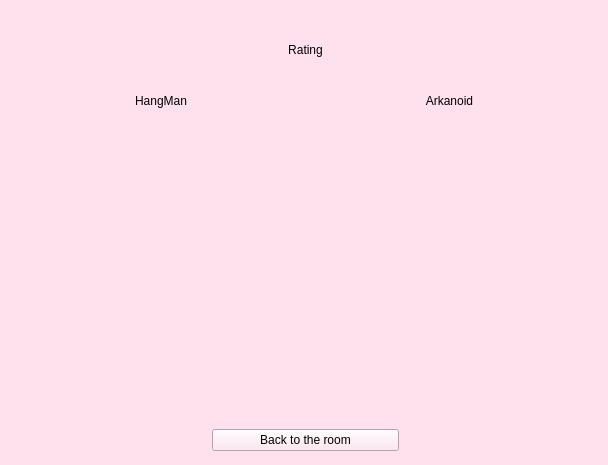
<?xml version="1.0" encoding="UTF-8"?>
<ui version="4.0">
 <class>rating</class>
 <widget class="QWidget" name="rating">
  <property name="geometry">
   <rect>
    <x>0</x>
    <y>0</y>
    <width>608</width>
    <height>465</height>
   </rect>
  </property>
  <property name="windowTitle">
   <string>Form</string>
  </property>
  <property name="styleSheet">
   <string notr="true">background-color: rgb(255, 224, 237);
border-color: rgb(173, 127, 168);
border-top-color: rgb(173, 127, 168);</string>
  </property>
  <widget class="QWidget" name="gridLayoutWidget">
   <property name="geometry">
    <rect>
     <x>20</x>
     <y>20</y>
     <width>571</width>
     <height>431</height>
    </rect>
   </property>
   <layout class="QGridLayout" name="gridLayout">
    <item row="0" column="0" colspan="6">
     <widget class="QLabel" name="rating_label">
      <property name="maximumSize">
       <size>
        <width>16777215</width>
        <height>60</height>
       </size>
      </property>
      <property name="styleSheet">
       <string notr="true">font: 700 20pt &quot;Source Code Pro&quot;;</string>
      </property>
      <property name="text">
       <string>Rating</string>
      </property>
      <property name="alignment">
       <set>Qt::AlignCenter</set>
      </property>
     </widget>
    </item>
    <item row="3" column="2" colspan="2">
     <widget class="QPushButton" name="back_to_room_button">
      <property name="styleSheet">
       <string notr="true">selection-background-color: rgb(173, 127, 168);
font: 700 10pt &quot;Source Code Pro&quot;;</string>
      </property>
      <property name="text">
       <string>Back to the room</string>
      </property>
     </widget>
    </item>
    <item row="2" column="2">
     <widget class="QLabel" name="hangman_score">
      <property name="styleSheet">
       <string notr="true">font: 13pt &quot;Source Code Pro&quot;;
</string>
      </property>
      <property name="text">
       <string/>
      </property>
      <property name="alignment">
       <set>Qt::AlignCenter</set>
      </property>
     </widget>
    </item>
    <item row="2" column="0" colspan="2">
     <widget class="QLabel" name="hangman_names">
      <property name="styleSheet">
       <string notr="true">font: 13pt &quot;Source Code Pro&quot;;</string>
      </property>
      <property name="text">
       <string/>
      </property>
      <property name="alignment">
       <set>Qt::AlignCenter</set>
      </property>
     </widget>
    </item>
    <item row="2" column="5">
     <widget class="QLabel" name="arkanoid_score">
      <property name="styleSheet">
       <string notr="true">font: 13pt &quot;Source Code Pro&quot;;</string>
      </property>
      <property name="text">
       <string/>
      </property>
      <property name="alignment">
       <set>Qt::AlignCenter</set>
      </property>
     </widget>
    </item>
    <item row="2" column="3" colspan="2">
     <widget class="QLabel" name="arkanoid_names">
      <property name="styleSheet">
       <string notr="true">font: 13pt &quot;Source Code Pro&quot;;</string>
      </property>
      <property name="text">
       <string/>
      </property>
      <property name="alignment">
       <set>Qt::AlignCenter</set>
      </property>
     </widget>
    </item>
    <item row="1" column="0" colspan="3">
     <widget class="QLabel" name="label">
      <property name="maximumSize">
       <size>
        <width>16777215</width>
        <height>30</height>
       </size>
      </property>
      <property name="styleSheet">
       <string notr="true">font: 700 13pt &quot;Source Code Pro&quot;;</string>
      </property>
      <property name="text">
       <string>HangMan</string>
      </property>
      <property name="alignment">
       <set>Qt::AlignCenter</set>
      </property>
     </widget>
    </item>
    <item row="1" column="3" colspan="3">
     <widget class="QLabel" name="label_3">
      <property name="styleSheet">
       <string notr="true">font: 700 13pt &quot;Source Code Pro&quot;;</string>
      </property>
      <property name="text">
       <string>Arkanoid</string>
      </property>
      <property name="alignment">
       <set>Qt::AlignCenter</set>
      </property>
     </widget>
    </item>
   </layout>
  </widget>
 </widget>
 <resources/>
 <connections/>
</ui>
